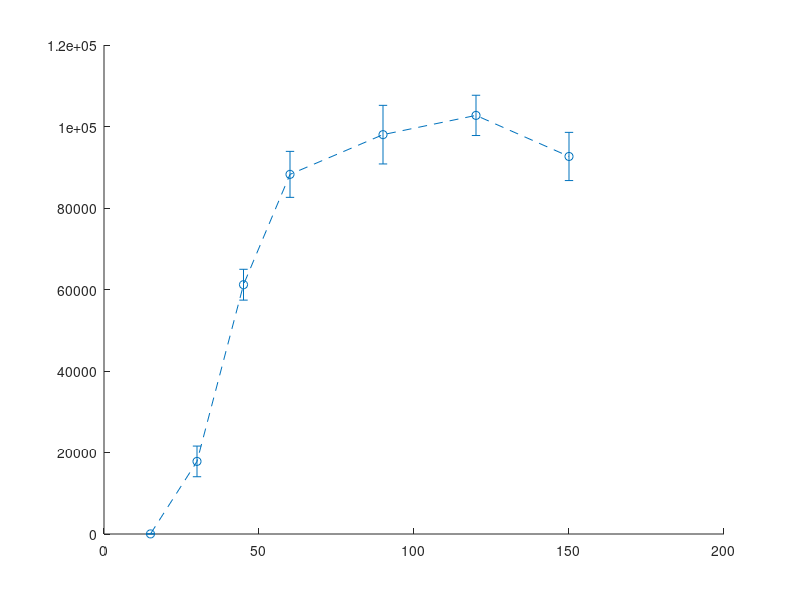

Write MATLAB code to recreate this figure. (Note: this script raises an error after producing the figure.)
%%%%%%%%%%%%%%%%%%%%%%%%%%%%%%%%%%%%%%%%%%%%%%%%%%%%%%%%%%%%%%%%%%%%%%%%%
%%%%%%%%%%%%%%%%%%%%%%%%%%%%%%%%%%%%%%%%%%%%%%%%%%%%%%%%%%%%%%%%%%%%%%%%%
% Authors: Khanh Dao Duc, Jalal Khouhak
%         Department of Mathematics 
%         The University of British Columbia (UBC)
% 2022
%%%%%%%%%%%%%%%%%%%%%%%%%%%%%%%%%%%%%%%%%%%%%%%%%%%%%%%%%%%%%%%%%%%%%%%%%%
%%%%%%%%%%%%%%%%%%%%%%%%%%%%%%%%%%%%%%%%%%%%%%%%%%%%%%%%%%%%%%%%%%%%%%%%%

clear all
% close all
%%%tolerance 
tol = 0.95;


%%%%%%%%%%%%%%%%%%DATA%%%%%%%%%%%%%%%%%%%


%%%%%%%%%%%%%%%%%%%%%%%%%%%%%%%%%%%%%%%%%%%%%%%%%%%%%%%%%%%%%%%%%%%%%%%%%%%%%%%%%%
%%%%%%%%%%%%%%%%%%%%%%%%%%%%%%%%%%%%%%%%%%%%%%%%%%%%%%%%%%%%%%%%%%%%%%%%%%%%%%%%5
xdata = [15 30 45 60 90 120 150];
ydataAve1 =[23.0278,17815.31667,61178.38333,88255.15,98001.66667,102727.8333,92647.28333];
ydataAve2 =[20.0278,11197.47667,45311.63333,69455.95,81043.03333,82493.28333,74704.38333];
ydataAve3 =[20.944466,24768.45,165426.3333,307826.6667,455530.5,479963.6667,467688.2];
ydataAve4 =[20.8889,30144.08333,185069,312446.8333,436292.1667,467082.6667,449602.3333];
%%%%%%%%%%%%
%10ng-15min
ydata1 = [23.5	15.8333	28.8334	22.8334	26.5	20.6667
16574.5	12027.6	20973.5	19148.6	21578	16589.7
61548.9	54463.3	64487.7	60215.9	64961.9	61392.6
93896.8	91571.3	87061.7	88091.1	83214.2	85695.8
97224.1	102795	89951.4	95275.4	97571.1	105193
107669	102970	102022	101254	100313	102139
89512.8	91885.1	90544.7	92894.4	92485.7	98561]';

%%%%%%%%%%%%%%%%
%10ng-30min
ydata2 = [19	19.8334	18.3333	19.1667	19.8334	24
8637.13	7606.93	14453.9	14391	11455.3	10640.6
41315.9	40946.5	50220.2	49417.9	44789.1	45180.2
68664.5	66751.3	75101.1	70613	67099.4	68506.4
75237.8	76095.3	83009.9	89275.8	79021.6	83617.8
75011.4	84466.1	84414.1	86206.3	81099.8	83762
66562.6	68450.6	78669.9	79845.4	75101.1	79596.7]';

%%%%%%%%%%%%%%%%
%50ng-15min
ydata3 = [19	18.8333	20	23.8334	17.6667	26.3334
15970.9	18499.5	33408	32231.1	22802.3	25698.9
142599	152275	182372	183903	162337	169072
301707	303277	321027	314281	299850	306818
429097	405042	483029	489026	466595	460394
492790	423193	499328	495215	479304	489952
439205	450000	473616	495712	450809	479099]';

%%%%%%%%%%%%%%%%%%%%%%%%%%%%%N/A%%%%%%%%%%%%% : (7,2)
%%%%%%%%%%%%%%%%%%%%
%50ng-30min
ydata4 = [15	18.5	19.6667	32	24.5	15.6667
20981.6	28133.7	34126	42306.9	23743.8	31572.5
160201	170257	198016	212073	175334	194533
307728	309891	309099	320918	300063	326982
375655	386793	475744	476374	443155	460032
452199	449587	470616	499573	467201	463320
421391	410809	477746	473151	458331	456186]';

err10ng15min=[];
err10ng30min=[];
err50ng15min=[];
err50ng30min=[];
for i=1:7
    err10ng15min(i) = max(ydata1(:,i) - ydataAve1(i));
    err10ng30min(i) = max(ydata2(:,i) - ydataAve2(i));
    err50ng15min(i) = max(ydata3(:,i) - ydataAve3(i));
    err50ng30min(i) = max(ydata4(:,i) - ydataAve4(i));
end
LW=1.5;
hold on

errorbar(xdata,ydataAve1,err10ng15min,'--o','color',[0.06,0.14,0.92],'LineWidth',LW)
errorbar(xdata,ydataAve2,err10ng30min,'--o','color',[0.00,0.09,0.61],'LineWidth',LW)
errorbar(xdata,ydataAve3,err50ng15min,'--o','color',[0.97,0.35,0.35],'LineWidth',LW)
errorbar(xdata,ydataAve4,err50ng30min,'--o','color',[0.66,0.06,0.06],'LineWidth',LW)
%%%%%%%%%%%%%%%%%%%%%%%%%%%%%%%%%%%%%%%%%%%%%%%%%%%%%%%%%%%%%%%%%%%%%%%%%%%%%%%%%%%%%%%%%
%%%%%%%%%%%%%%%%%%%%%%%%%%%%%%%%%%%%%%%%%%%%%%%%%%%%%%%%%%%%%%%%%%%%%%%%%%%%%%%%%%%%%%%%%%%
% 
a=-2; b=0.5; c=3;

% 
ydata1 =[17815.31667,61178.38333,88255.15,98001.66667,102727.8333,92647.28333];
ydata2 =[11197.47667,45311.63333,69455.95,81043.03333,82493.28333,74704.38333];
ydata3 =[24768.45,165426.3333,307826.6667,455530.5,479963.6667,467688.2];
ydata4 =[30144.08333,185069,312446.8333,436292.1667,467082.6667,449602.3333];
%%%%%Calcuating heads and tails
xdata = [30 45 60 90 120 150];
mxdata = breakdownvec(xdata);
mydata1 = breakdownvec(ydata1);
mydata2 = breakdownvec(ydata2);
mydata3 = breakdownvec(ydata3);
mydata4 = breakdownvec(ydata4);
%%%%Finding where the delay ends - Calculating tails
for i = 1:length(mxdata)
    [Rvalues(i),a1,b1,c1,delta] = fitfun(mxdata{i},mydata1{i});
    if Rvalues(i) >= tol
        break
    end
end
for i = 1:length(mxdata)
    [Rvalues(i),a2,b2,c2,delta] = fitfun(mxdata{i},mydata2{i});
    if Rvalues(i) >= tol
        break
    end
end
for i = 1:length(mxdata)
    [Rvalues(i),a3,b3,c3,delta] = fitfun(mxdata{i},mydata3{i});
    if Rvalues(i) >= tol
        break
    end
end
for i = 1:length(mxdata)
    [Rvalues(i),a4,b4,c4,delta] = fitfun(mxdata{i},mydata4{i});
    if Rvalues(i) >= tol
        break
    end
end
[a1,b1,c1];
[a2,b2,c2];
[a3,b3,c3];
[a4,b4,c4];

figure(1);

syms x
xdata = 0:150;
plot(xdata, a1*b1.^xdata + c1,'color',[0.06,0.14,0.92],'linewidth',1.5);
hold on
plot(xdata, a2*b2.^xdata + c2,'color',[0.00,0.09,0.61],'linewidth',1.5);
plot(xdata, a3*b3.^xdata + c3,'color',[0.97,0.35,0.35],'linewidth',1.5);
plot(xdata, a4*b4.^xdata + c4,'color',[0.66,0.06,0.06],'linewidth',1.5);


xlabel('time (min)')
ylabel('Protein Level (a.u.)')
title('P.Falciparum CFPSS')

legend('10ng-15min','10ng-30min','50ng-15min','50ng-30min')
ylim([0 inf])
xlim([0 150])
% legend('9.2ng,15min-sim','54.8ng,15min-sim','9.2ng,30min-sim','54.8ng,30min-sim','9.2ng,60min-sim','54.8ng,60min-sim')
 hold on

%%%%%%%%%%%%%%%%%%%%%%%%%%%%%%%%%%%%%%%%%%%%%%%%%%%%%%%%%%%%%%%%%%%%%%%%%%%%%%%%%%%%%
%%%%%%%%%%%%%%%%%%%%%%%%%%%%%%%%%%%%%%%%%%%%%%%%%%%%%%%%%%%%%%%%%%%%%%%%%%%%%%%%%%%%%%%5
%%%%%%%%%%%%%%%%%%%%%%%%%%%%%%%%%%%%%%%%%%%%%%%%%%%%%%%%%%%%%%%%%%%%%%%%%%%%%%%%%%%%%%%


function mdata = breakdownvec(wdata)
    for i = 1:length(wdata)-1
        mdata{i} = (wdata(i:end));
    end
end
function [Rsq,a,b,c,delta] = fitfun(xdata,ydata)
    %Finding relevant values:
    n = length(xdata);
    xmax = max(xdata);
    xmin = min(xdata);
    %Compute Si
    %S = zeros(1,n);
    %S(2:end) = S(1:end-1)+(((ydata(1:end-1) + ydata(2:end))/2).*(xdata(2:end) - xdata(1:end-1)));
    
    %%%%% For comparison, I rewrote the formula for S from https://math.stackexchange.com/questions/1163618/exponential-curve-fit
    S=zeros(1,n);S(1)=0;
    for i=2:length(S)
    S(i)=S(i-1)+0.5*(ydata(i)+ydata(i-1))*(xdata(i)-xdata(i-1));
    end
    %%%%%%%%%%%%%%%%%%%%%%%%%%%%%%%%%%%%%%%%%%%%%%%%%%%%%%%%%%%%%%%%%%%%%%%%%%%%%%%%%%%%%%%%%%%%%%%%%%%
    %S
    %S2  %%% this displays different values from S 
    %Solve the linear system to find b 
    M = zeros(2,2);
    M(1,1) = sum((xdata(1:end) - xdata(1)).^2);
    M(1,2) = sum(((xdata(1:end) - xdata(1))).*S); 
    M(2,1) = M(1,2);
    M(2,2) = sum(S.^2);
   
    V(1) = sum((xdata(1:end) - xdata(1)).*(ydata(1:end) - ydata(1)));
    V(2) = sum((ydata(1:end) - ydata(1)).*S);
    B = M\V';
    b = exp(B(2)); %% on the stackoverflow they say to do b = exp(B(2)), but it seems to fit better without the exp
    theta = b.^xdata;
    %Solve the linear system to find a,c
    CA = [n sum(theta); sum(theta) sum(theta.^2)]\[sum(ydata) ; sum(ydata.*theta)];
    c = CA(1);
    a = CA(2);
    delta = log(b);
    
    
    %Calculating R^2
    sqtot = sum((ydata+mean(ydata)).^2);
    yest = a*b.^(xdata) + c;
    %yest = a*exp(delta*(xdata)) + c; 
    sqres = sum((ydata-yest).^2);
    Rsq = 1 - (sqres/sqtot);
end
